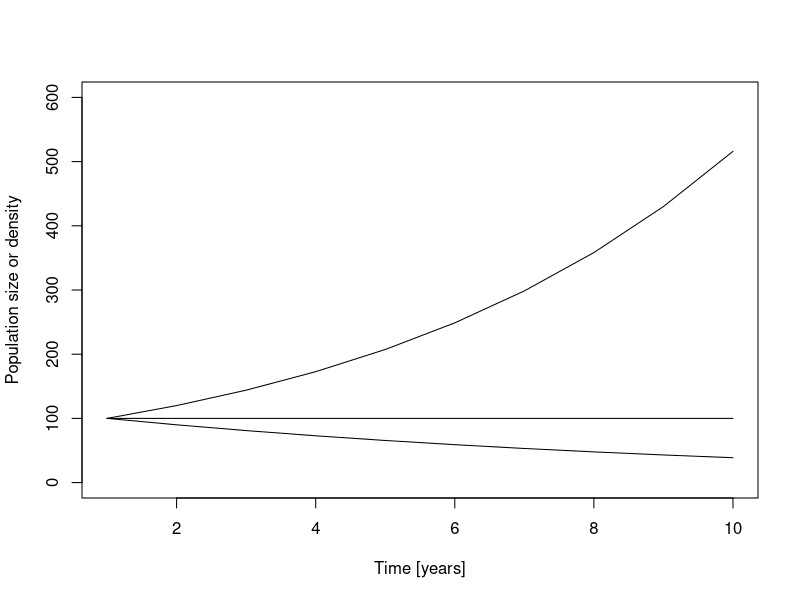
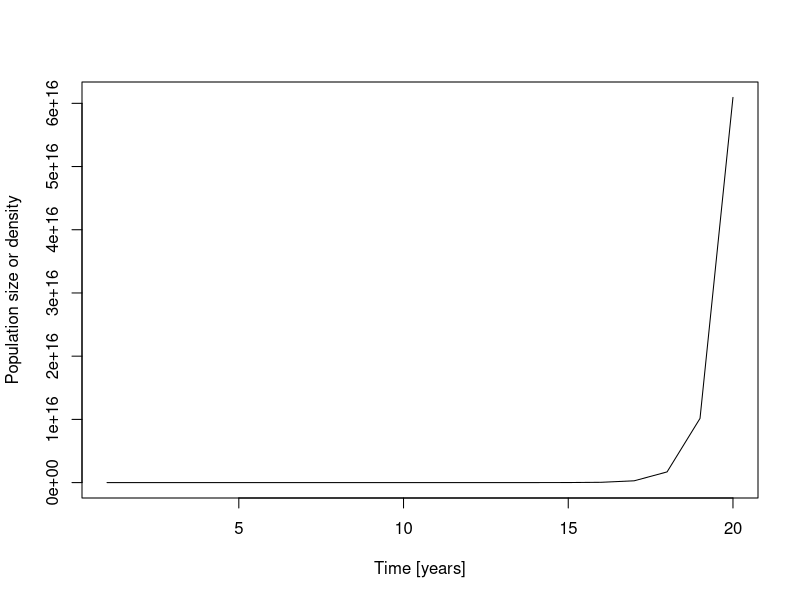

The R script that drew these images, in order: (Note: this script raises an error after producing the figures.)
library(sp)
install.packages('tidyverse')
library(tidyverse)
library(cowplot)

##---------------------------------------------------------------------------------------------------------------------------------------------------
# Process-based model I: geometric population growth
# simulate population growth and plot for three cases:
# 1) b > d
# 2) b == d
# 3) b < d

# initial population size
N0 = 100
# per-capita birth rate
b = 1.2
# per-capita mortality (e.g., annual plant)
d = 1
# initialise vector to store population size each year, 
# and assign initial population size as first value
N <- NULL
N[1] <- N0

# simulate population growth for 10 year
for(t in 1:9) {
  N[t+1] = N[t] + (b-d) * N[t]
}

# b > d results
N_growing <- N
rm(N)

# b == d results
b = 1; d = 1
N <- NULL
N[1] <- N0

# simulate population growth for 10 year
for(t in 1:9) {
  N[t+1] = N[t] + (b-d) * N[t]
}
N_static <-  N
rm(N)

# b < d results
b = 0.9; d = 1
N <- NULL
N[1] <- N0

# simulate population growth for 10 year
for(t in 1:9) {
  N[t+1] = N[t] + (b-d) * N[t]
}
N_shrinking <-  N
rm(N)

N_growing
N_static
N_shrinking

# plot results
plot(x = 1:length(N_growing), y = N_growing, type = 'l',
     ylim = c(0, 600),
     xlab = 'Time [years]',
     ylab = 'Population size or density')
lines(1:length(N_static), N_static, type = 'l')
lines(1:length(N_shrinking), N_shrinking, type = 'l')

# reformulate geometric growth model with one parameter
# r = b - d

r = 5
N <- c()
N[1] <- N0

for(i in 1:19){
  N[i+1] = N[i] + r * N[i]
}

plot(x = 1:length(N),
     y = N, type = 'l',
     xlab = 'Time [years]',
     ylab = 'Population size or density')

##---------------------------------------------------------------------------------------------------------------------------------------------------
# Stochasticity: extending models to include structured randomness.
# - Dennis et al 1995 Ecological Monographs; Hilborn & Mangel 1997 The Ecological Detective

# Demographic and environmental stochasticity are most commonly discussed forms of stochasticity in Ecology
# other types: catastrophes (e.g., Lande 1993 Am Nat); measurement or observation error (e.g., Denis et al 1991 Ecol Monographs;
# Knape & de Valpine 2011 Ecol Lett);  process error (e.g., Denis et al 1991 Ecol Monographs; Thibaut & Connolly 2020 Ecology)

# Demographic stochasticity describes realised variability in demographic processes such as births, deaths and migration due
# to their probabilistic nature (see also Clark 2009 TREE for argument that stochastic forces exist only in models; e.g., "...processes perceived
# as stochastic at one level of abstraction have explanations at another.").

# Environmental stochasticity describes variablity in extrinsic environmental conditions (e.g., due to variation in temperature,
# precipitation, wind, etc)

# Extend geometric population model to include demographic stochasticity

# We have to decide how to change our model to include stochasticity. For example, we could assume that the parameter values of both the birth
# and death processes in the geometric growth model as random draws from probability distributions.
# Here, we'll instead use the approach taken in the metacommunity model
# that we will study later today (see also Adler & Drake 2008 Am Nat, Shoemaker et al. 2020 Ecology).

# We assume N[t+1] ~ Pois(lambda = N[t] + (b-d)*N[t]),
# N[t+1], the population size next year, is a random draw from a
# Poisson distribution with mean or lambda (i.e., the one and only parameter of the Poisson distribution)
# equal to the expected population size under our model of geometric growth.

# visual inspection of poisson distribution
?rpois()

rpois(n = 1000,
      lambda = 10)
plot(density(rpois(n = 1000,
                   lambda = 10)))
par(mfrow=c(1,2))
hist(rpois(n = 1000,
                   lambda = 10))
hist(rpois(n = 1000,
           lambda = 100))

plot(density(rpois(n = 1000,
                   lambda = 10)))
lines(density(rpois(n = 1000,
                   lambda = 100)))

# set seed for reproducibility
set.seed(123)
# define per-capita birth rate
b = 1.2
# and per-capita mortality
d = 1

# initialise vector to store population size
N <- NULL
N[1] <- N0

# simulate population growth for 10 years
for(t in 1:9) {

  N[t+1] = rpois(n = 1,
                 lambda = N[t] + (b-d) * N[t])
}

plot(1:length(N_growing), N_growing, type = 'l',
     ylim = c(0, 600),
     xlab = 'Time [years]',
     ylab = 'Population size or density')
lines(1:length(N), N,
      col = 'grey')

# do multiple simulations to visualise variability more clearly
nsims = 20
nyears = 9
N_matrix = matrix(data = NA,
                  nrow = nsims,
                  ncol = nyears + 1,
                  byrow = TRUE)
# initial population
N_matrix[,1] = N0

for(sim in 1:nsims){
  # print counter to screen
  print(paste('simulation ', sim, 'of ', nsims))
  for(t in 1:nyears){
    N_matrix[sim, t+1] = rpois(n = 1,
                               lambda = N_matrix[sim, t] + (b-d) * N_matrix[sim, t])
  }
}

# plot
matplot(t(N_matrix), type = 'l')
lines(1:length(N_growing), N_growing, lwd = 3)

## Environmental stochasiticity

# To include environmental stochasticity in our model of geometric population growth, we include an extra
# term, specifically,
# N[t+1] = N[t] + (b - d)*N[t] + sigma[t] * N[t],


# sigma[t] is a time series of environmental variation (e.g., temperature), and follows
# sigma[t+1] = a*sigma[t] + c*phi[t],
# where c scales the magnitude of the environmental variation phi[t] ~ N(mean = 0, sd = 1).

# set c = (1 - a^2)^0.5, which means var(sigma) is equal for all values of a.
# a controls autocorrelation:
# 0 < a < 1 environmental fluctuations are positively correlated,
# -1 < a < 0 environmental fluctuations are negatively correlated,
# a = 0, environmental fluctuations are uncorrelated.

phi = rnorm(nyears, mean = 0, sd = 1)
a = 0 # can to control autocorrelation of environmental fluctuations
c = (1 - a^2)^0.5
# initial vector to store environmental fluctuations
sigma <- NULL
sigma[1] = 0
# loop to create environmental fluctuations
for(t in 1:nyears){
  sigma[t+1] = a * sigma[t] + c*phi[t]
}

# visual inspection of environmental variation
plot(1:(nyears+1), sigma,
     xlab = 'Time [years]',
     ylab = 'Environmental condition\n(deviation from mean)',
     type = 'b')
abline(c(0,0), lty = 2)

# create plot with positive, negative and no autocorrelation
uncorrelated_sigma = sigma;
rm(sigma)

# positive autocorrelation
a = 1
sigma <- NULL
sigma[1] = 0
# loop to create environmental fluctuations
for(t in 1:nyears){
  sigma[t+1] = a * sigma[t] + c*phi[t]
}
pos_corr_sigma = sigma
rm(sigma)

# negative autocorrelation
a = -0.8
sigma <- NULL
sigma[1] = 0
# loop to create environmental fluctuations
for(t in 1:nyears){
  sigma[t+1] = a * sigma[t] + c*phi[t]
}
neg_corr_sigma = sigma
rm(sigma)

# plot
plot(1:(nyears+1), uncorrelated_sigma,
     xlab = 'Time [years]',
     ylab = 'Environmental condition\n(deviation from mean)',
     type = 'b',
     ylim = c(min(c(uncorrelated_sigma, pos_corr_sigma, neg_corr_sigma)) - 0.1,
              max(c(uncorrelated_sigma, pos_corr_sigma, neg_corr_sigma)) + 0.1))
lines(1:(nyears+1), pos_corr_sigma, col = 2, lty = 2)
lines(1:(nyears+1), neg_corr_sigma, col = 3, lty = 3)
abline(c(0,0), lty = 2)   

# simulate geometric growth with environmental stochasticity
N_uncorrelated <- NULL
N_uncorrelated[1] <- N0

# first uncorrelated
for(t in 1:nyears){
  N_uncorrelated[t+1] = N_uncorrelated[t] + (b - d)*N_uncorrelated[t] +
    N_uncorrelated[t] * N_uncorrelated[t]
}

plot(x = 1:length(N_uncorrelated),
     y = N_uncorrelated, type = 'l',
     xlab = 'Time [years]',
     ylab = 'Population size or density')


# Exercises:
# 1) Extend model to include demographic and environmental stochasticity (see Shoemaker et al. 2020 Ecology).

# 2) How would you measure the impact of including stochasticity in a model of geometric growth using simulations?
# Hint: it can be done using linear (statistical) models; see e.g., Blowes & Connolly 2012 Ecological Applications.
# Use simulations and linear models to quantify the impact of including different combinations of demographic and environmental stochasticity.

# 3) Reformulate geometric population growth model to include stochastic variation in births and deaths as separate processes.
